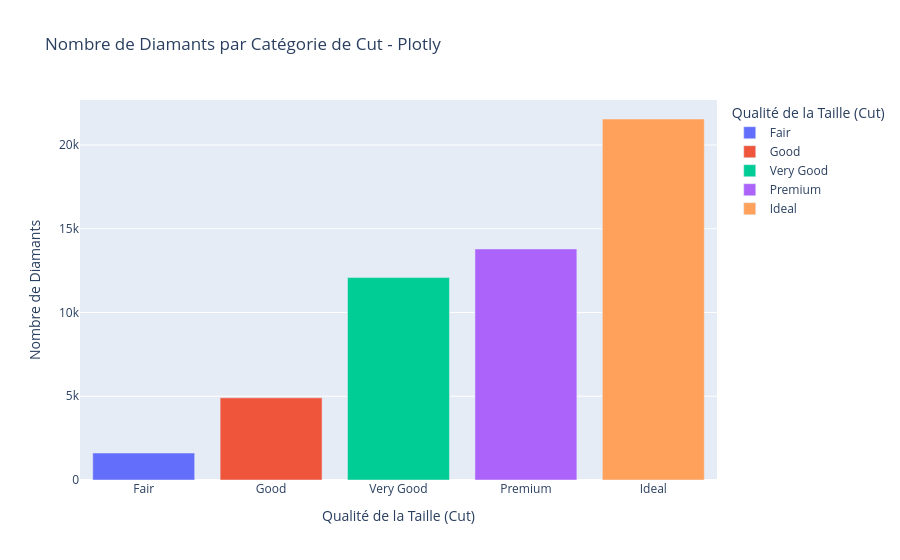

The code cell stored with this chart in its notebook:
### Markdown cell above
### 2.3 Plotly

**Commentaire :**
- Le gros plus : le graphique est interactif. On peut survoler chaque barre pour voir le nombre exact de diamants, zoomer, etc. Pas besoin de code en plus pour ça.
- La syntaxe `px.bar()` est très courte, comparable à Seaborn.  
- Par contre il faut quand même pré-calculer les counts avec pandas (contrairement à Seaborn qui le fait tout seul).
- Le graphique est rendu en HTML/JS donc plus lourd qu'une image matplotlib. Pas adapté pour un rapport PDF, mais top pour un dashboard ou une présentation.

### Code cell
# =====================================================
# 2.3 Diagramme à barres interactif avec Plotly
# =====================================================
import plotly.express as px

# Compter le nombre de diamants par cut
cut_counts_df = diamonds_df['cut'].value_counts().reset_index()
cut_counts_df.columns = ['cut', 'count']

# Ordonner les catégories
cut_order = ['Fair', 'Good', 'Very Good', 'Premium', 'Ideal']
cut_counts_df['cut'] = pd.Categorical(cut_counts_df['cut'], categories=cut_order, ordered=True)
cut_counts_df = cut_counts_df.sort_values('cut')

fig = px.bar(cut_counts_df, x='cut', y='count',
             color='cut',
             labels={'cut': 'Qualité de la Taille (Cut)', 'count': 'Nombre de Diamants'},
             title='Nombre de Diamants par Catégorie de Cut - Plotly')
fig.update_layout(xaxis_title='Qualité de la Taille (Cut)',
                  yaxis_title='Nombre de Diamants')
fig.show()

### Figure 1 — Plotly figure (JSON) as saved in the notebook; plotly's stock layout.template omitted (floating-point values rounded to 4 significant figures)
{"data": [{"hovertemplate": "Qualité de la Taille (Cut)=%{x}<br>Nombre de Diamants=%{y}<extra></extra>", "legendgroup": "Fair", "marker": {"color": "#636efa", "pattern": {"shape": ""}}, "name": "Fair", "orientation": "v", "showlegend": true, "textposition": "auto", "type": "bar", "x": ["Fair"], "xaxis": "x", "y": [1610], "yaxis": "y"}, {"hovertemplate": "Qualité de la Taille (Cut)=%{x}<br>Nombre de Diamants=%{y}<extra></extra>", "legendgroup": "Good", "marker": {"color": "#EF553B", "pattern": {"shape": ""}}, "name": "Good", "orientation": "v", "showlegend": true, "textposition": "auto", "type": "bar", "x": ["Good"], "xaxis": "x", "y": [4906], "yaxis": "y"}, {"hovertemplate": "Qualité de la Taille (Cut)=%{x}<br>Nombre de Diamants=%{y}<extra></extra>", "legendgroup": "Very Good", "marker": {"color": "#00cc96", "pattern": {"shape": ""}}, "name": "Very Good", "orientation": "v", "showlegend": true, "textposition": "auto", "type": "bar", "x": ["Very Good"], "xaxis": "x", "y": [12082], "yaxis": "y"}, {"hovertemplate": "Qualité de la Taille (Cut)=%{x}<br>Nombre de Diamants=%{y}<extra></extra>", "legendgroup": "Premium", "marker": {"color": "#ab63fa", "pattern": {"shape": ""}}, "name": "Premium", "orientation": "v", "showlegend": true, "textposition": "auto", "type": "bar", "x": ["Premium"], "xaxis": "x", "y": [13791], "yaxis": "y"}, {"hovertemplate": "Qualité de la Taille (Cut)=%{x}<br>Nombre de Diamants=%{y}<extra></extra>", "legendgroup": "Ideal", "marker": {"color": "#FFA15A", "pattern": {"shape": ""}}, "name": "Ideal", "orientation": "v", "showlegend": true, "textposition": "auto", "type": "bar", "x": ["Ideal"], "xaxis": "x", "y": [21551], "yaxis": "y"}], "layout": {"barmode": "relative", "legend": {"title": {"text": "Qualité de la Taille (Cut)"}, "tracegroupgap": 0}, "title": {"text": "Nombre de Diamants par Catégorie de Cut - Plotly"}, "xaxis": {"anchor": "y", "categoryarray": ["Fair", "Good", "Very Good", "Premium", "Ideal"], "categoryorder": "array", "domain": [0, 1], "title": {"text": "Qualité de la Taille (Cut)"}}, "yaxis": {"anchor": "x", "domain": [0, 1], "title": {"text": "Nombre de Diamants"}}}}
